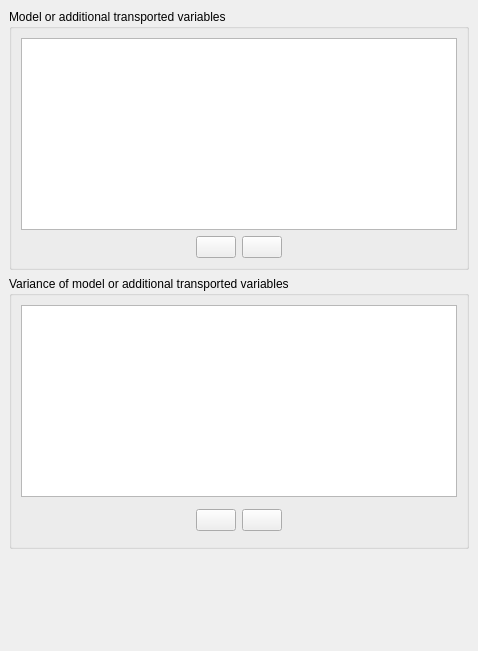
<?xml version="1.0" encoding="UTF-8"?>
<ui version="4.0">
 <class>DefineUserScalarsForm</class>
 <widget class="QWidget" name="DefineUserScalarsForm">
  <property name="geometry">
   <rect>
    <x>0</x>
    <y>0</y>
    <width>478</width>
    <height>651</height>
   </rect>
  </property>
  <property name="windowTitle">
   <string>Form</string>
  </property>
  <layout class="QGridLayout">
   <property name="margin">
    <number>9</number>
   </property>
   <property name="spacing">
    <number>6</number>
   </property>
   <item row="2" column="0">
    <widget class="QGroupBox" name="groupBox_3">
     <property name="toolTip">
      <string>&lt;html&gt;&lt;head/&gt;&lt;body&gt;&lt;p&gt;&lt;span style=&quot; font-size:9pt;&quot;&gt;Solve the transport equation of the variances of transported variables.&lt;/span&gt;&lt;/p&gt;&lt;/body&gt;&lt;/html&gt;</string>
     </property>
     <property name="title">
      <string>Variance of model or additional transported variables</string>
     </property>
     <layout class="QGridLayout">
      <property name="margin">
       <number>9</number>
      </property>
      <property name="spacing">
       <number>6</number>
      </property>
      <item row="1" column="0">
       <layout class="QHBoxLayout">
        <property name="spacing">
         <number>6</number>
        </property>
        <property name="margin">
         <number>0</number>
        </property>
        <item>
         <spacer>
          <property name="orientation">
           <enum>Qt::Horizontal</enum>
          </property>
          <property name="sizeHint" stdset="0">
           <size>
            <width>16</width>
            <height>34</height>
           </size>
          </property>
         </spacer>
        </item>
        <item>
         <layout class="QHBoxLayout">
          <property name="spacing">
           <number>6</number>
          </property>
          <property name="margin">
           <number>0</number>
          </property>
          <item>
           <widget class="QPushButton" name="pushButtonVarNew">
            <property name="toolTip">
             <string>&lt;html&gt;&lt;head/&gt;&lt;body&gt;&lt;p&gt;&lt;span style=&quot; font-size:9pt;&quot;&gt;Add a variance for a scalar.&lt;/span&gt;&lt;/p&gt;&lt;/body&gt;&lt;/html&gt;</string>
            </property>
            <property name="text">
             <string/>
            </property>
            <property name="icon">
             <iconset resource="resources_pages.qrc">
              <normaloff>:/new/prefix1/data/icons/22x22/add.png</normaloff>:/new/prefix1/data/icons/22x22/add.png</iconset>
            </property>
           </widget>
          </item>
          <item>
           <widget class="QPushButton" name="pushButtonVarDelete">
            <property name="toolTip">
             <string>&lt;html&gt;&lt;head/&gt;&lt;body&gt;&lt;p&gt;&lt;span style=&quot; font-size:9pt;&quot;&gt;Remove the last added variance.&lt;/span&gt;&lt;/p&gt;&lt;/body&gt;&lt;/html&gt;</string>
            </property>
            <property name="text">
             <string/>
            </property>
            <property name="icon">
             <iconset resource="resources_pages.qrc">
              <normaloff>:/new/prefix1/data/icons/22x22/remove.png</normaloff>:/new/prefix1/data/icons/22x22/remove.png</iconset>
            </property>
           </widget>
          </item>
         </layout>
        </item>
        <item>
         <spacer>
          <property name="orientation">
           <enum>Qt::Horizontal</enum>
          </property>
          <property name="sizeHint" stdset="0">
           <size>
            <width>21</width>
            <height>34</height>
           </size>
          </property>
         </spacer>
        </item>
       </layout>
      </item>
      <item row="0" column="0">
       <widget class="QTableView" name="tableVariance">
        <property name="toolTip">
         <string>&lt;html&gt;&lt;head/&gt;&lt;body&gt;&lt;p&gt;&lt;span style=&quot; font-size:9pt;&quot;&gt;Solve the transport equation of the variances of the scalars defined in the species transport section.&lt;/span&gt;&lt;/p&gt;&lt;/body&gt;&lt;/html&gt;</string>
        </property>
        <property name="editTriggers">
         <set>QAbstractItemView::DoubleClicked</set>
        </property>
        <property name="alternatingRowColors">
         <bool>true</bool>
        </property>
        <property name="selectionMode">
         <enum>QAbstractItemView::ExtendedSelection</enum>
        </property>
        <property name="selectionBehavior">
         <enum>QAbstractItemView::SelectRows</enum>
        </property>
       </widget>
      </item>
     </layout>
    </widget>
   </item>
   <item row="1" column="0">
    <widget class="QGroupBox" name="groupBox_2">
     <property name="toolTip">
      <string>&lt;html&gt;&lt;head/&gt;&lt;body&gt;&lt;p&gt;&lt;span style=&quot; font-size:9pt;&quot;&gt;Solve additional user scalars transport equations. Thermal scalars defined in the thermal model menu are also shown here.&lt;/span&gt;&lt;/p&gt;&lt;/body&gt;&lt;/html&gt;</string>
     </property>
     <property name="title">
      <string>Model or additional transported variables</string>
     </property>
     <layout class="QGridLayout">
      <property name="margin">
       <number>9</number>
      </property>
      <property name="spacing">
       <number>6</number>
      </property>
      <item row="1" column="0">
       <layout class="QHBoxLayout">
        <property name="spacing">
         <number>6</number>
        </property>
        <property name="margin">
         <number>0</number>
        </property>
        <item>
         <spacer>
          <property name="orientation">
           <enum>Qt::Horizontal</enum>
          </property>
          <property name="sizeHint" stdset="0">
           <size>
            <width>20</width>
            <height>20</height>
           </size>
          </property>
         </spacer>
        </item>
        <item>
         <layout class="QHBoxLayout">
          <property name="spacing">
           <number>6</number>
          </property>
          <property name="margin">
           <number>0</number>
          </property>
          <item>
           <widget class="QPushButton" name="pushButtonNew">
            <property name="toolTip">
             <string>&lt;html&gt;&lt;head/&gt;&lt;body&gt;&lt;p&gt;&lt;span style=&quot; font-size:9pt;&quot;&gt;Add a new user scalar.&lt;/span&gt;&lt;/p&gt;&lt;/body&gt;&lt;/html&gt;</string>
            </property>
            <property name="text">
             <string/>
            </property>
            <property name="icon">
             <iconset resource="resources_pages.qrc">
              <normaloff>:/new/prefix1/data/icons/22x22/add.png</normaloff>:/new/prefix1/data/icons/22x22/add.png</iconset>
            </property>
           </widget>
          </item>
          <item>
           <widget class="QPushButton" name="pushButtonDelete">
            <property name="toolTip">
             <string>&lt;html&gt;&lt;head/&gt;&lt;body&gt;&lt;p&gt;&lt;span style=&quot; font-size:9pt;&quot;&gt;Remove the last added user scalar.&lt;/span&gt;&lt;/p&gt;&lt;/body&gt;&lt;/html&gt;</string>
            </property>
            <property name="text">
             <string/>
            </property>
            <property name="icon">
             <iconset resource="resources_pages.qrc">
              <normaloff>:/new/prefix1/data/icons/22x22/remove.png</normaloff>:/new/prefix1/data/icons/22x22/remove.png</iconset>
            </property>
           </widget>
          </item>
         </layout>
        </item>
        <item>
         <spacer>
          <property name="orientation">
           <enum>Qt::Horizontal</enum>
          </property>
          <property name="sizeHint" stdset="0">
           <size>
            <width>16</width>
            <height>16</height>
           </size>
          </property>
         </spacer>
        </item>
       </layout>
      </item>
      <item row="0" column="0">
       <widget class="QTableView" name="tableScalars">
        <property name="toolTip">
         <string>&lt;html&gt;&lt;head/&gt;&lt;body&gt;&lt;p&gt;&lt;span style=&quot; font-size:9pt;&quot;&gt;Solve additional user scalars transport equations. Thermal scalars defined in the thermal model menu are also shown here.&lt;/span&gt;&lt;/p&gt;&lt;p&gt;&lt;span style=&quot; font-size:9pt;&quot;&gt;(code_saturne key words: &lt;/span&gt;&lt;span style=&quot; font-size:9pt; font-weight:600;&quot;&gt;NSCAUS&lt;/span&gt;&lt;span style=&quot; font-size:9pt;&quot;&gt;, &lt;/span&gt;&lt;span style=&quot; font-size:9pt; font-weight:600;&quot;&gt;ITURT&lt;/span&gt;&lt;span style=&quot; font-size:9pt;&quot;&gt;)&lt;/span&gt;&lt;/p&gt;&lt;/body&gt;&lt;/html&gt;</string>
        </property>
        <property name="editTriggers">
         <set>QAbstractItemView::DoubleClicked</set>
        </property>
        <property name="alternatingRowColors">
         <bool>true</bool>
        </property>
        <property name="selectionMode">
         <enum>QAbstractItemView::ExtendedSelection</enum>
        </property>
        <property name="selectionBehavior">
         <enum>QAbstractItemView::SelectRows</enum>
        </property>
       </widget>
      </item>
     </layout>
    </widget>
   </item>
   <item row="3" column="0">
    <spacer>
     <property name="orientation">
      <enum>Qt::Vertical</enum>
     </property>
     <property name="sizeHint" stdset="0">
      <size>
       <width>457</width>
       <height>20</height>
      </size>
     </property>
    </spacer>
   </item>
  </layout>
 </widget>
 <resources>
  <include location="resources_pages.qrc"/>
 </resources>
 <connections/>
</ui>
